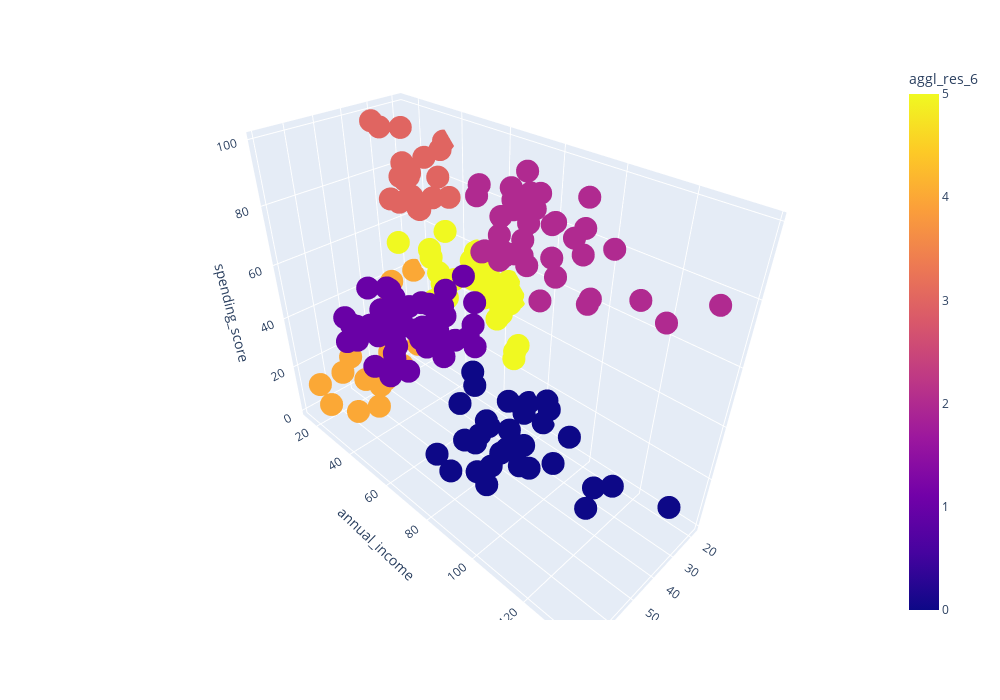

Notebook source saved alongside this figure:
### Markdown cell above
Проводим линию на 150, потому что высота деревьев резко вырастает.  
Получаем шесть кластеров.

### Code cell
df['aggl_res_6'] = get_aggl_clustering(X, 6)
get_3d_visualization(df, 'aggl_res_6')

### Figure 1 — Plotly figure (JSON) as saved in the notebook; plotly's stock layout.template omitted (floating-point values rounded to 4 significant figures; data arrays with more than 128 entries replaced by an {"elided": "..."} marker saying what was removed)
{"data": [{"hovertemplate": "age=%{x}<br>annual_income=%{y}<br>spending_score=%{z}<br>aggl_res_6=%{marker.color}<extra></extra>", "legendgroup": "", "marker": {"color": {"elided": "200 int values"}, "coloraxis": "coloraxis", "symbol": "circle"}, "mode": "markers", "name": "", "scene": "scene", "showlegend": false, "type": "scatter3d", "x": {"elided": "200 int values"}, "y": {"elided": "200 int values"}, "z": {"elided": "200 int values"}}], "layout": {"coloraxis": {"colorbar": {"title": {"text": "aggl_res_6"}}, "colorscale": [[0, "#0d0887"], [0.1111, "#46039f"], [0.2222, "#7201a8"], [0.3333, "#9c179e"], [0.4444, "#bd3786"], [0.5556, "#d8576b"], [0.6667, "#ed7953"], [0.7778, "#fb9f3a"], [0.8889, "#fdca26"], [1, "#f0f921"]]}, "height": 700, "legend": {"tracegroupgap": 0}, "margin": {"t": 60}, "scene": {"domain": {"x": [0, 1], "y": [0, 1]}, "xaxis": {"title": {"text": "age"}}, "yaxis": {"title": {"text": "annual_income"}}, "zaxis": {"title": {"text": "spending_score"}}}, "width": 1000}}
